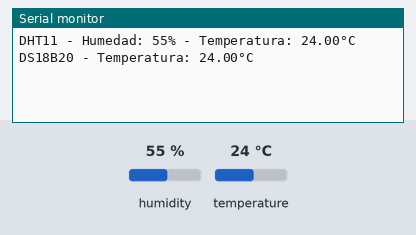
The sketch below on a simulated Arduino Uno, built with avr-gcc and run on an emulated ATmega328P. Parts: the last lines printed to the serial monitor. Inputs (shaded band) come from the test bench; at power-on: humidity 55 %, temperature 24 °C.

Above: at 2.2 s.
2.3 s: humidity set to 22 %
At 3.2 s:
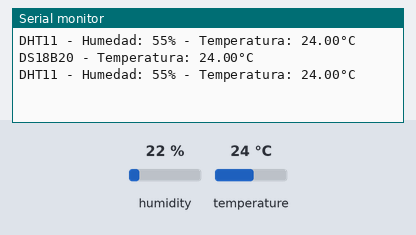
3.9 s: temperature set to 12 °C
At 5.2 s:
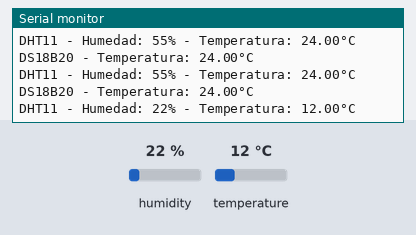
5.5 s: humidity set to 40 %
At 5.5 s:
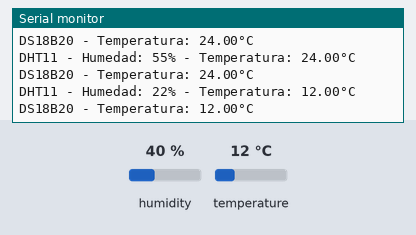
Timing chart, 0 to 8.5 s (numbered marks = the images above; inputs shaded):
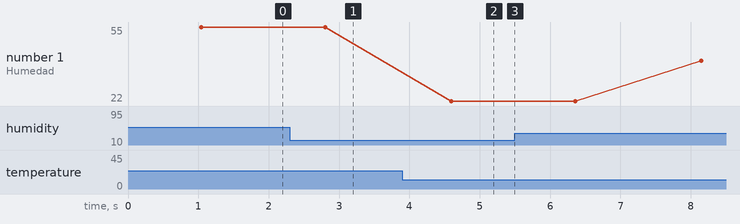

Measured:
- after the input at 3.9 s, the serial monitor: prints a new line after 0.69 s (image 2)
- plotted number 1: 22 → 40 after the input at 5.5 s

The sketch:

dildo.ino
```cpp
#include <DHT.h>
#include <DHT_U.h>
#include <OneWire.h>
#include <DallasTemperature.h>

#define Type DHT11
#define dhtPin 2

DHT HT(dhtPin, Type);
OneWire ourWire(dhtPin); // Se establece el pin 2 como bus OneWire
DallasTemperature sensors(&ourWire); // Se declara una variable u objeto para nuestro sensor

int humidity;
float tempC;
float tempF;
int dt = 1000;

void setup() {
  Serial.begin(9600);
  HT.begin();
  sensors.begin(); // Se inicia el sensor
  delay(1000); // Esperar un segundo antes de comenzar
}

void loop() {
  // Lecturas del sensor DHT11
  humidity = HT.readHumidity();
  tempC = HT.readTemperature();
  tempF = HT.readTemperature(true);

  Serial.print("DHT11 - Humedad: ");
  Serial.print(humidity);
  Serial.print("% - Temperatura: ");
  Serial.print(tempC);
  Serial.println("°C");

  // Lectura del sensor DS18B20
  sensors.requestTemperatures(); // Se envía el comando para leer la temperatura
  float temp = sensors.getTempCByIndex(0); // Se obtiene la temperatura en ºC

  Serial.print("DS18B20 - Temperatura: ");
  Serial.print(temp);
  Serial.println("°C");

  delay(dt);
}
```
